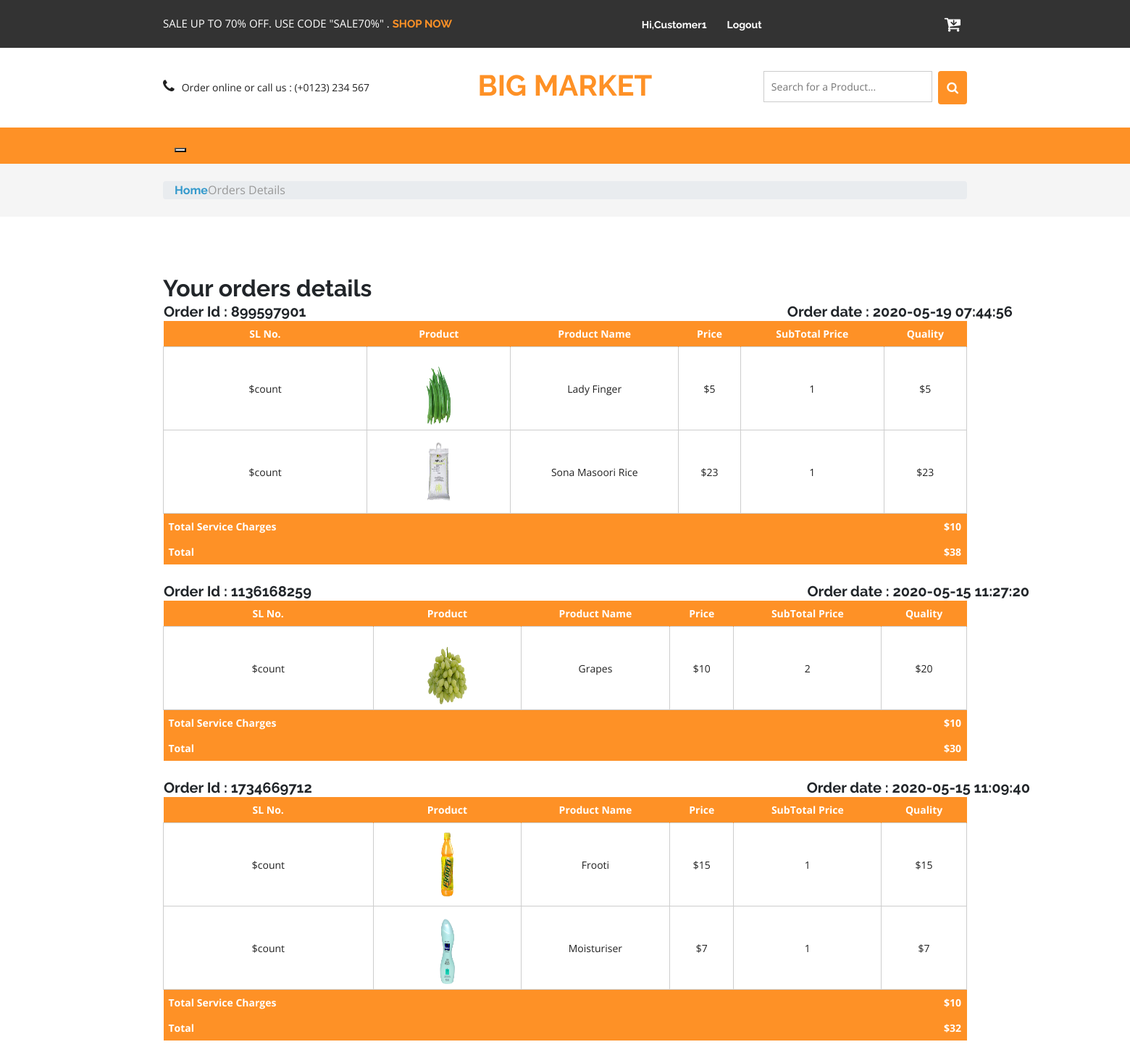
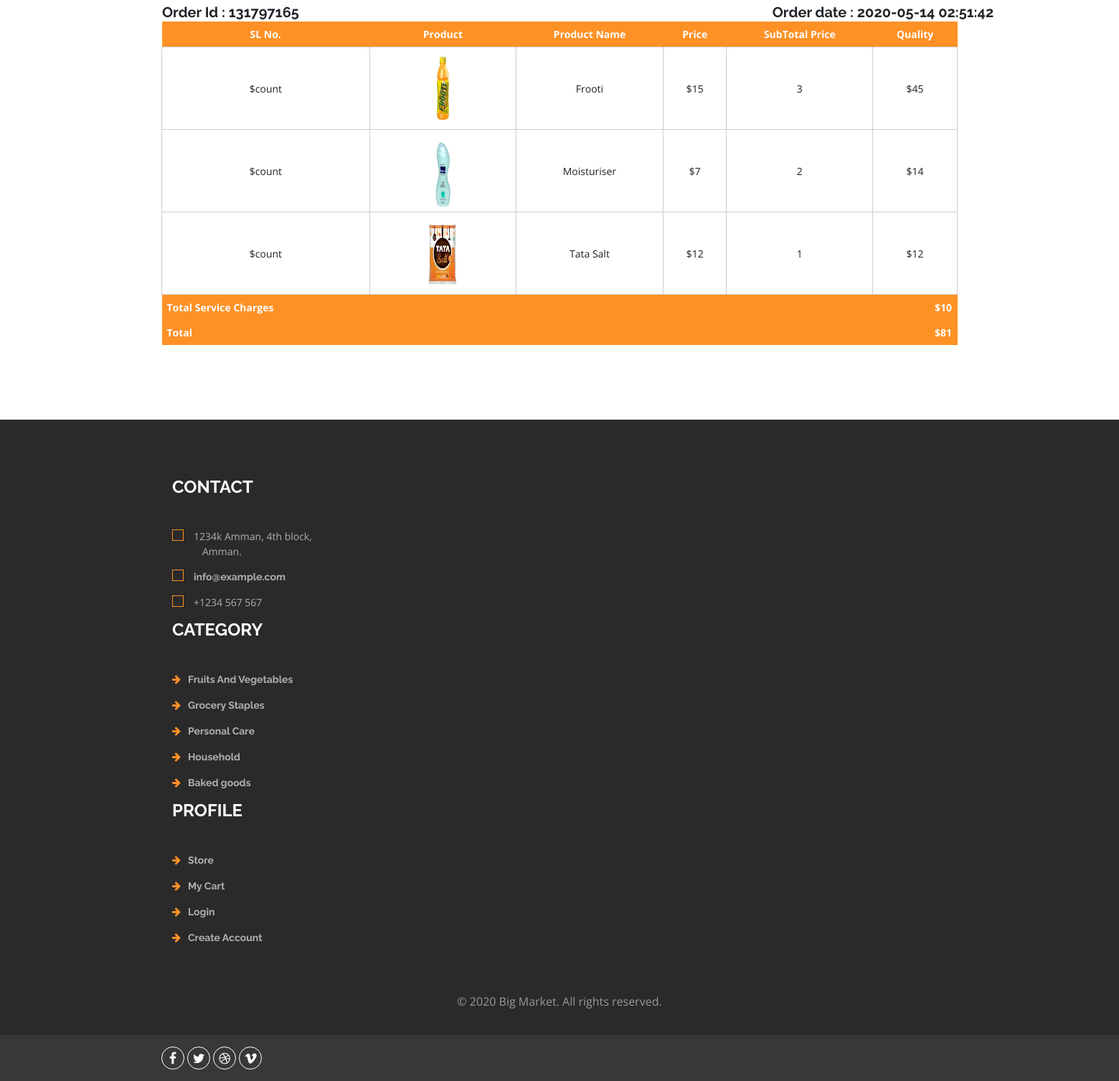
The app's page /orders.php (signed in) with its own data (2 pictures, top to bottom).
### tables this page shows
CREATE TABLE `customer_order` (
  `id` int(11) NOT NULL,
  `order_id` int(11) NOT NULL,
  `order_date` datetime NOT NULL DEFAULT current_timestamp(),
  `customer_id` int(11) NOT NULL,
  `product_id` int(11) NOT NULL,
  `quantity` int(11) NOT NULL
);

CREATE TABLE `category` (
  `id` int(11) NOT NULL,
  `cat_name` varchar(50) NOT NULL
);

### orders.php (the view, shortened to what this page needs)
<?php include ("includes/header.php");
if (isset($_SESSION['login_user'])) {
	$query = "SELECT * FROM customer_order WHERE customer_id='{$_SESSION['login_user']["cast_id"]}' GROUP BY order_id,order_date
	      ORDER BY order_date DESC";
	$result= mysqli_query($conn,$query);
	?>
	<div class="breadcrumbs">
		<div class="container">
			<ol class="breadcrumb breadcrumb1">
				<li><a href="index.html"><span class="glyphicon glyphicon-home" aria-hidden="true"></span>Home</a></li>
				<li class="active">Orders Details</li>
			</ol>
		</div>
	</div>
	<div class="checkout">
		<div class="container">
			<h2>Your orders details</h2>
				<?php while ($orders=mysqli_fetch_assoc($result)){?>
					<div class="checkout-right">
						<table width="200%">
							<tr height='20px'>
							<td><h5>Order Id : <?php echo  $orders['order_id'];?></h5></td>
							<td><h5>Order date : <?php echo  $orders['order_date'];?></h5></td>
						</tr>
						</table>
						<table class="timetable_sub">
							<thead>
								<tr>
									<th>SL No.</th>
									<th>Product</th>
									<th>Product Name</th>
									<th>Price</th>
									<th>SubTotal Price</th>
									<th>Quality</th>
								</tr>
							</thead>
							<?php
							$query_pro ="select product.product_name,product.product_price,quantity,product.product_img,product.cat_id,product.id from customer_order
							INNER JOIN product
							on product_id =  product.id
							WHERE order_id={$orders['order_id']}";
							$pro_order= mysqli_query($conn,$query_pro);
							$total=0;
							while ($pro_orders=mysqli_fetch_assoc($pro_order)){
								$sub_total=$pro_orders['product_price']*$pro_orders['quantity'];
								$total=$total+$sub_total;?>
								<tr class="rem1">
									<td class="invert">$count</td>
									<td class="invert-image"><?php echo "<a href='single.php?id={$pro_orders['id']}&cat_id={$pro_orders['cat_id']}'><img title='{$pro_orders['product_name']}' alt='{$pro_orders['product_name']}' src='p/plugins/images/product/{$pro_orders['product_img']}' width='100px' height='100px' class='img-responsive'/></a>";?>
								</td>
								<td class="invert"><span><?php echo  $pro_orders['product_name'];?></span></td>
								<td class="invert"><span>$<?php echo $pro_orders['product_price'];?></span></td>
								<td class="invert"><span><?php echo  $pro_orders['quantity'];?></span></td>
								<td class="invert"><span>$<?php echo  $sub_total;?></span></td>
							</tr>
						<?php }?>
						<tfoot>
							<tr>
								<th style="text-align: left;">Total Service Charges</th>
								<th colspan="6" style="text-align: right;">$10</th>
							</tr>
							<tr>
								<th style="text-align: left;">Total</th>
								<th colspan="6" style="text-align: right;">$<?php echo $total+10;?></th>
							</tr>
						</tfoot>
					</table>
				</div>
				<br>
			<?php }}?>
		</div>
	</div>
	<?php include ("includes/footer.php");?>

### includes/header.php (shortened to what this page needs)
<!DOCTYPE html>
<html>
<head>
	<link href="css/bootstrap.css" rel="stylesheet" type="text/css" media="all" />
	<link href="css/style.css" rel="stylesheet" type="text/css" media="all" />
	<link rel="stylesheet" type="text/css" href="css/custom.css" media="all" />
	<link href="css/font-awesome.css" rel="stylesheet">
</head>
<body>
	<div class="agileits_header">
		<div class="container">
			<div class="w3l_offers">
				<p>SALE UP TO 70% OFF. USE CODE "SALE70%" . <a href="products.php">SHOP NOW</a></p>
			</div>
			<div class="agile-login">
				<ul><?php if (isset($_SESSION['login_user'])) {
					echo "<li><a href='profile.php'>Hi,{$_SESSION['login_user']["username"]}</a></li>";
					echo "<li><a href='logout.php'>Logout</a></li>";
				}
				else { ?>
					<li><a href="registered.php"> Create Account </a></li>
					<li><a href='login.php'>Login</a></li>
				<?php } ?>
			</ul>
		</div>
		<div class="product_list_header">
			<button class="w3view-cart" type="button" name="button" value=""><i class="fa fa-cart-arrow-down" aria-hidden="true"></i></button>
		</div>
		<div class="clearfix"> </div>
	</div>
</div>
<div class="logo_products">
	<div class="container">
		<div class="w3ls_logo_products_left1">
			<ul class="phone_email">
				<li><i class="fa fa-phone" aria-hidden="true"></i>Order online or call us : (+0123) 234 567</li>
			</ul>
		</div>
		<div class="w3ls_logo_products_left">
			<h1><a href="index.php">Big Market</a></h1>
		</div>
		<div class="w3l_search">
			<form action="search.php" method="post">
				<input type="search" name="search" placeholder="Search for a Product..." required="">
				<button type="submit" class="btn btn-default search" aria-label="Left Align">
					<i class="fa fa-search" aria-hidden="true" name="search_btn"> </i>
				</button>
				<div class="clearfix"></div>
			</form>
		</div>
		<div class="clearfix"> </div>
	</div>
</div>
<div class="navigation-agileits">
	<div class="container">
		<nav class="navbar navbar-default">
			<div class="navbar-header nav_2">
				<button type="button" class="navbar-toggle collapsed navbar-toggle1" data-toggle="collapse" data-target="#bs-megadropdown-tabs">
				</button>
			</div>
		</nav>
	</div>
</div>

### includes/footer.php (shortened to what this page needs)
<?php require ("includes/connection.php");?>
<div class="footer">
		<div class="container">
			<div class="w3_footer_grids">
				<div class="col-md-4 w3_footer_grid">
					<h3>Contact</h3>
					<ul class="address">
						<li><i class="glyphicon glyphicon-map-marker" aria-hidden="true"></i>1234k Amman, 4th block, <span>Amman.</span></li>
						<li><i class="glyphicon glyphicon-envelope" aria-hidden="true"></i><a href="mailto:info@example.com">info@example.com</a></li>
						<li><i class="glyphicon glyphicon-earphone" aria-hidden="true"></i>+1234 567 567</li>
					</ul>
				</div>
				<div class="col-md-4 w3_footer_grid">
					<h3>Category</h3>
					<ul class="info">
						<?php
					$query = "select * from category";
					$result= mysqli_query($conn,$query);
					while($get_cat=mysqli_fetch_assoc($result)) {
						?>
						<li><i class="fa fa-arrow-right" aria-hidden="true"></i><?php echo "<a href='products.php?table=category&id={$get_cat['id']}''>"?><?php echo $get_cat['cat_name'];?></a></li>
					<?php }?>
					</ul>
				</div>
				<div class="col-md-4 w3_footer_grid">
					<h3>Profile</h3>
					<ul class="info">
						<li><i class="fa fa-arrow-right" aria-hidden="true"></i><a href="products.php">Store</a></li>
						<li><i class="fa fa-arrow-right" aria-hidden="true"></i><a href="checkout.php">My Cart</a></li>
						<li><i class="fa fa-arrow-right" aria-hidden="true"></i><a href="login.php">Login</a></li>
						<li><i class="fa fa-arrow-right" aria-hidden="true"></i><a href="registered.php">Create Account</a></li>
					</ul>
				</div>
			</div>
		</div>
		<div class="footer-copy">
			<div class="container">
				<p>© 2020 Big Market. All rights reserved.
			</div>
		</div>
	</div>
	<div class="footer-botm">
			<div class="container">
				<div class="w3layouts-foot">
					<ul>
						<li><a href="#" class="w3_agile_facebook"><i class="fa fa-facebook" aria-hidden="true"></i></a></li>
						<li><a href="#" class="agile_twitter"><i class="fa fa-twitter" aria-hidden="true"></i></a></li>
						<li><a href="#" class="w3_agile_dribble"><i class="fa fa-dribbble" aria-hidden="true"></i></a></li>
						<li><a href="#" class="w3_agile_vimeo"><i class="fa fa-vimeo" aria-hidden="true"></i></a></li>
					</ul>
				</div>
				<div class="clearfix"> </div>
			</div>
		</div>
</body>
</html>

### records on screen
customer_order: order "899597901", order_date "2020-05-19 07:44:56", product_name "Lady Finger", product_price "5", quantity "1", sub_total "5", product_name "Sona Masoori Rice", product_price "23", sub_total "23", total "38"
customer_order: order "1136168259", order_date "2020-05-15 11:27:20", product_name "Grapes", product_price "10", quantity "2", sub_total "20", total "30"
customer_order: order "1734669712", order_date "2020-05-15 11:09:40", product_name "Frooti", product_price "15", quantity "1", sub_total "15", product_name "Moisturiser", product_price "7", sub_total "7", total "32"
customer_order: order "131797165", order_date "2020-05-14 02:51:42", product_name "Frooti", product_price "15", quantity "3", sub_total "45", product_name "Moisturiser", product_price "7", quantity "2", sub_total "14", product_name "Tata Salt", product_price "12", quantity "1", sub_total "12", total "81"
category: cat_name "Fruits And Vegetables"
category: cat_name "Grocery Staples"
category: cat_name "Personal Care"
category: cat_name "Household"
category: cat_name "Baked goods"

### other values on screen
$_SESSION['login_user']["username"] "Customer1"
